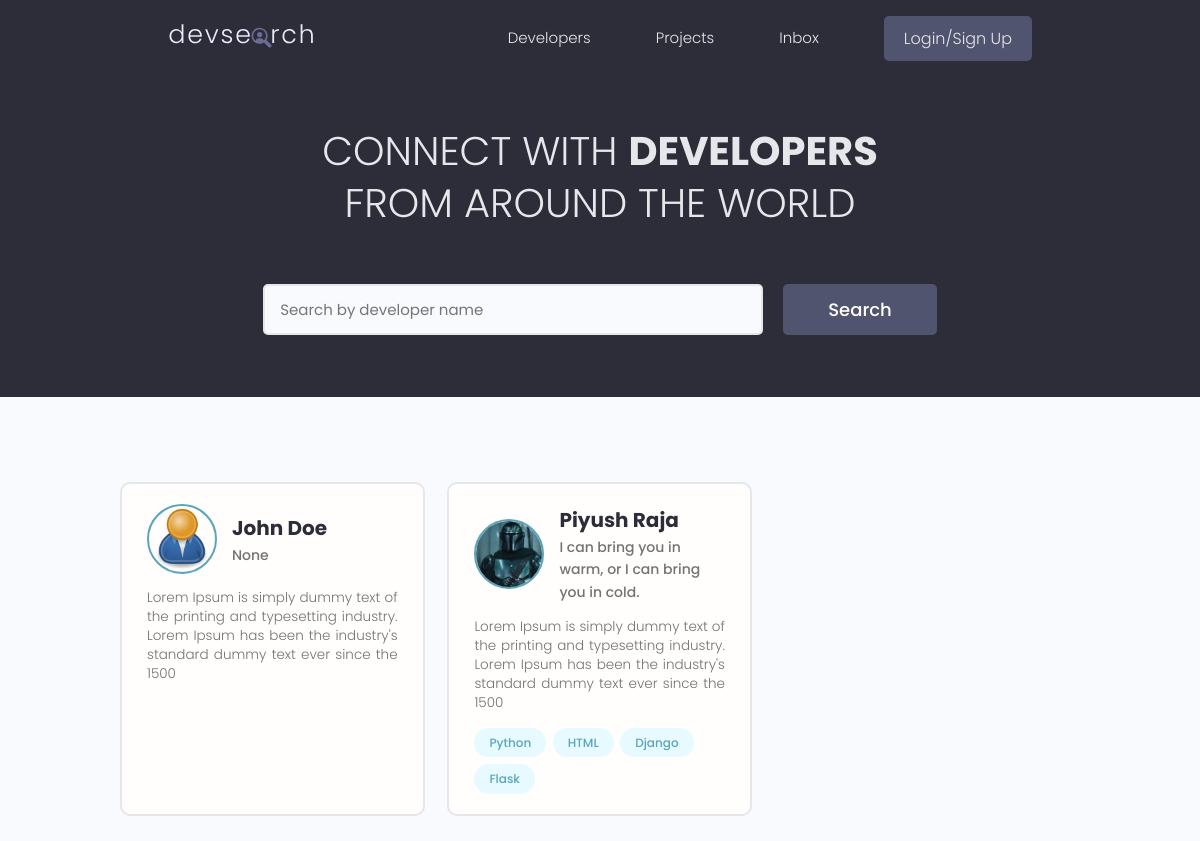
The app's page /, older data.
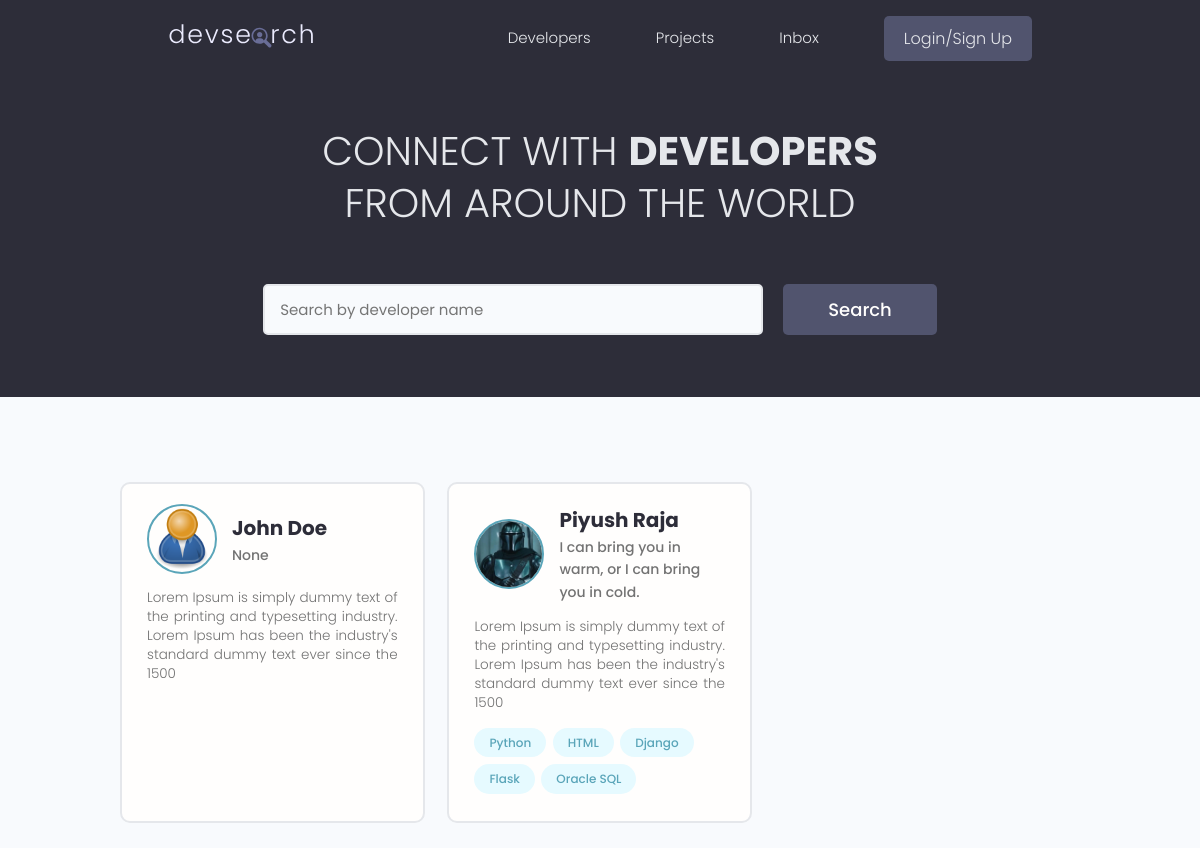
The same page, newer data.
### users/models.py (models this page shows, shortened)
class Profile(models.Model) :
    user = models.OneToOneField(User, on_delete=models.CASCADE,null=True,blank=True)
    name=models.CharField(max_length=200,blank=True,null=True)
    email=models.EmailField(max_length=500, blank=True,null=True)
    username=models.CharField(max_length=200,blank=True,null=True)
    location=models.CharField(max_length=200,blank=True,null=True)
    short_intro=models.CharField(max_length=200,blank=True,null=True)
    bio = models.TextField(blank=True,null=True )
    profile_image=models.ImageField(null=True,blank=True,upload_to='profiles/',default="profiles/user-default.png")
    social_github=models.CharField(max_length=200,blank=True,null=True)
    social_twitter=models.CharField(max_length=200,blank=True,null=True)
    social_linkedin=models.CharField(max_length=200,blank=True,null=True)
    social_youtube=models.CharField(max_length=200,blank=True,null=True)
    social_website=models.CharField(max_length=200,blank=True,null=True)
    created=models.DateTimeField(auto_now_add=True)
    id=models.UUIDField(default=uuid.uuid4,unique=True,primary_key=True,editable=False)

class Skill(models.Model) :
    owner = models.ForeignKey(Profile,on_delete=models.CASCADE, null= True,blank=True)
    name=models.CharField(max_length=300,null=True,blank=True)
    description=models.TextField(null=True,blank=True)
    created=models.DateTimeField(auto_now_add=True)
    id=models.UUIDField(default=uuid.uuid4,unique=True,primary_key=True,editable=False)
    def __str__(self):
        return str(self.name)

### users/views.py (the view)
# urls.py: path('',views.profiles,name="profiles"),
def profiles(request) :
    profiles, search_query = searchProfiles(request)
    custom_range, profiles=paginateProfiles(request, profiles,3)
    context={'profiles':profiles,'search_query':search_query,'custom_range' :custom_range}
    return render(request,'users/profiles.html',context)

### users/utils.py (called while the page is built)
def paginateProfiles(request, profiles, results) :
    page=request.GET.get('page')
    paginator = Paginator(profiles, results)
    try :
        profiles = paginator.page(page)
    except PageNotAnInteger :
        page=1
        profiles = paginator.page(page)
    except EmptyPage :
        page = paginator.num_pages
        profiles = paginator.page(page)
    leftIndex = int(page) - 4
    if leftIndex < 1 :
        leftIndex=1
    rightIndex = int(page)+5
    if rightIndex>paginator.num_pages :
        rightIndex = paginator.num_pages
    custom_range=range(leftIndex,rightIndex)
    return custom_range,profiles

def searchProfiles(request) :
    search_query=''
    if request.GET.get('search_query') :
        search_query=request.GET.get('search_query')
    skills  = Skill.objects.filter(name__icontains=search_query)
    print('SEARCH:', search_query)
    profiles=Profile.objects.distinct().filter(
        Q(name__icontains=search_query) |
        Q(short_intro__icontains=search_query) |
        Q(skill__in=skills)
        )
    return profiles,search_query

### users/templates/users/profiles.html (shortened to what this page needs)
{% extends 'main.html' %}
{% block content %}
<main class="home">
    <section class="hero-section text-center">
      <div class="container container--narrow">
        <div class="hero-section__box">
          <h2>CONNECT WITH <span>DEVELOPERS</span></h2>
          <h2>FROM AROUND THE WORLD</h2>
        </div>
        <div class="hero-section__search">
          <form class="form" action="{% url 'profiles' %}" method="get">
            <div class="form__field">
              <input class="input input--text" id="formInput#search" type="text" name="search_query" value="{{search_query}}"
                placeholder="Search by developer name" />
            </div>
            <input class="btn btn--sub btn--lg" type="submit" value="Search" />
          </form>
        </div>
      </div>
    </section>
    <section class="devlist">
      <div class="container">
        <div class="grid grid--three">
            {% for profile in profiles %}
          <div class="column card">
            <div class="dev">
              <a href="{% url 'user-profile' profile.id %}"class="card__body">
                <div class="dev__profile">
                  <img class="avatar avatar--md" src="{{profile.profile_image.url}}" alt="image" />
                  <div class="dev__meta">
                    <h3>{{profile.name}}</h3>
                    <h5>{{profile.short_intro|slice:"60"}}</h5>
                  </div>
                </div>
                <p class="dev__info">{{profile.bio|slice:"150"}}
                </p>
                <div class="dev__skills">
                    {% for skill in profile.skill_set.all|slice:"5" %}
                  <span class="tag tag--pill tag--main">
                    <small>{{skill}}</small>
                </span>
                {% endfor %}
                </div>
              </a>
            </div>
          </div>
          {% endfor %}
        </div>
      </div>
    </section>
  </main>
{% endblock %}

Row changes from the older to the newer data that the page shows:
added Skill: name "Oracle SQL", shown under Profile "Piyush Raja"
